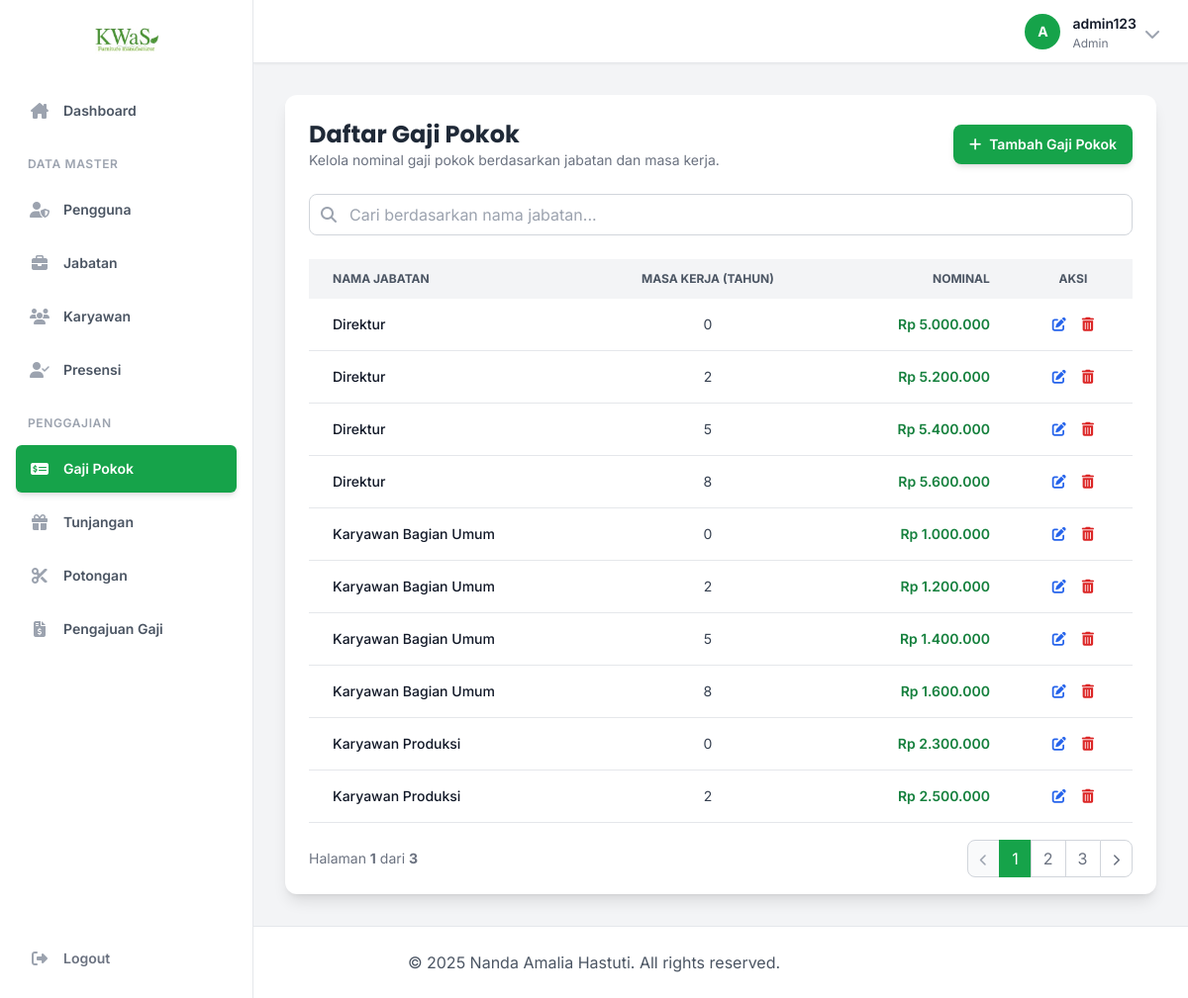
Page /pages/salary.php (signed in) on the committed database.
### tables this page shows
CREATE TABLE GAJI_POKOK (
    Id_Gapok INT AUTO_INCREMENT PRIMARY KEY,
    Id_Jabatan VARCHAR(15),
    Masa_Kerja INT,  
    Nominal DECIMAL(12,2),
    FOREIGN KEY (Id_Jabatan) REFERENCES JABATAN(Id_Jabatan) ON DELETE CASCADE
);

CREATE TABLE JABATAN (
    Id_Jabatan VARCHAR(15) PRIMARY KEY,
    Nama_Jabatan VARCHAR(50) NOT NULL,
    Pendidikan VARCHAR(20)
);

### pages/salary.php (the view, shortened to what this page needs)
<?php
require_once __DIR__ . '/../includes/functions.php';
$action = $_GET['action'] ?? 'list';
$page = isset($_GET['page']) ? (int)$_GET['page'] : 1;
$search_jabatan = $_GET['search_jabatan'] ?? '';
$records_per_page = 10;
$offset = ($page - 1) * $records_per_page;
require_once __DIR__ . '/../includes/header.php';
?>
<?php if ($action === 'list'): ?>
<div class="bg-white p-6 rounded-xl shadow-lg">
    <div class="flex flex-col sm:flex-row justify-between items-start sm:items-center mb-6 gap-4">
        <div>
            <h2 class="text-2xl font-bold text-gray-800 font-poppins">Daftar Gaji Pokok</h2>
            <p class="text-gray-500 text-sm">Kelola nominal gaji pokok berdasarkan jabatan dan masa kerja.</p>
        </div>
        <a href="salary.php?action=Tambah" class="w-full sm:w-auto bg-green-600 text-white px-4 py-2.5 rounded-lg hover:bg-green-700 text-sm font-semibold shadow-md hover:shadow-lg transition-all flex items-center justify-center">
            <i class="fa-solid fa-plus mr-2"></i>Tambah Gaji Pokok
        </a>
    </div>
    <form method="get" action="salary.php" class="mb-6">
        <div class="relative">
            <input type="text" name="search_jabatan" value="<?= e($search_jabatan) ?>" placeholder="Cari berdasarkan nama jabatan..." class="w-full pl-10 pr-4 py-2 border border-gray-300 rounded-lg focus:outline-none focus:ring-2 focus:ring-green-500">
            <div class="absolute inset-y-0 left-0 pl-3 flex items-center pointer-events-none">
            </div>
        </div>
    </form>
    <div class="overflow-x-auto">
        <table class="w-full text-sm text-left text-gray-700">
            <thead class="text-xs uppercase bg-gray-100 text-gray-600">
                <tr>
                    <th class="px-6 py-3">Nama Jabatan</th>
                    <th class="px-6 py-3 text-center">Masa Kerja (Tahun)</th>
                    <th class="px-6 py-3 text-right">Nominal</th>
                    <th class="px-6 py-3 text-center">Aksi</th>
                </tr>
            </thead>
            <tbody>
                <?php
                $count_sql = "SELECT COUNT(gp.Id_Gapok) as total FROM GAJI_POKOK gp JOIN JABATAN j ON gp.Id_Jabatan = j.Id_Jabatan WHERE j.Nama_Jabatan LIKE ?";
                $stmt_count = $conn->prepare($count_sql);
                $search_param = "%" . $search_jabatan . "%";
                $stmt_count->bind_param("s", $search_param);
                $stmt_count->execute();
                $total_records = $stmt_count->get_result()->fetch_assoc()['total'];
                $total_pages = ceil($total_records / $records_per_page);
                $sql = "SELECT gp.*, j.Nama_Jabatan FROM GAJI_POKOK gp JOIN JABATAN j ON gp.Id_Jabatan = j.Id_Jabatan WHERE j.Nama_Jabatan LIKE ? ORDER BY j.Nama_Jabatan, gp.Masa_Kerja ASC LIMIT ? OFFSET ?";
                $stmt = $conn->prepare($sql);
                $stmt->bind_param("sii", $search_param, $records_per_page, $offset);
                $stmt->execute();
                $result = $stmt->get_result();
                if($result->num_rows > 0) {
                    while ($row = $result->fetch_assoc()): ?>
                    <tr class="bg-white border-b hover:bg-gray-50 transition-colors">
                        <td class="px-6 py-4 font-medium text-gray-900"><?= e($row['Nama_Jabatan']) ?></td>
                        <td class="px-6 py-4 text-center"><?= e($row['Masa_Kerja']) ?></td>
                        <td class="px-6 py-4 text-right font-semibold text-green-700">Rp <?= number_format($row['Nominal'] ?? 0, 0, ',', '.') ?></td>
                        <td class="px-6 py-4 text-center">
                            <div class="flex items-center justify-center gap-4">
                                <a href="salary.php?action=edit&id=<?= e($row['Id_Gapok']) ?>" class="text-blue-600 hover:text-blue-800" title="Edit"><i class="fa-solid fa-pen-to-square"></i></a>
                                <a href="salary.php?action=delete&id=<?= e($row['Id_Gapok']) ?>&token=<?= e($_SESSION['csrf_token']) ?>" class="text-red-600 hover:text-red-800" onclick="return confirm('Yakin ingin menghapus data ini?')" title="Hapus"><i class="fa-solid fa-trash-alt"></i></a>
                            </div>
                        </td>
                    </tr>
                    <?php endwhile;
                } else {
                    echo '<tr><td colspan="4" class="text-center py-5 text-gray-500">Tidak ada data ditemukan.</td></tr>';
                }
                ?>
            </tbody>
        </table>
    </div>
    <?php echo generate_pagination_links($page, $total_pages, 'salary.php', ['search_jabatan' => $search_jabatan]); ?>
</div>
<?php endif; ?>
<?php
require_once __DIR__ . '/../includes/footer.php';
?>

### includes/header.php (style rules this page uses)
body { font-family: 'Inter', sans-serif; }
.font-poppins { font-family: 'Poppins', sans-serif; }
html, body { height: 100%; }
body { display: flex; flex-direction: column; }

### rows in the picture
gaji_pokok: Id_Jabatan.Nama_Jabatan "Direktur", Masa_Kerja "0", Nominal "5.000.000"
gaji_pokok: Id_Jabatan.Nama_Jabatan "Direktur", Masa_Kerja "2", Nominal "5.200.000"
gaji_pokok: Id_Jabatan.Nama_Jabatan "Direktur", Masa_Kerja "5", Nominal "5.400.000"
gaji_pokok: Id_Jabatan.Nama_Jabatan "Direktur", Masa_Kerja "8", Nominal "5.600.000"
gaji_pokok: Id_Jabatan.Nama_Jabatan "Karyawan Bagian Umum", Masa_Kerja "0", Nominal "1.000.000"
gaji_pokok: Id_Jabatan.Nama_Jabatan "Karyawan Bagian Umum", Masa_Kerja "2", Nominal "1.200.000"
gaji_pokok: Id_Jabatan.Nama_Jabatan "Karyawan Bagian Umum", Masa_Kerja "5", Nominal "1.400.000"
gaji_pokok: Id_Jabatan.Nama_Jabatan "Karyawan Bagian Umum", Masa_Kerja "8", Nominal "1.600.000"
gaji_pokok: Id_Jabatan.Nama_Jabatan "Karyawan Produksi", Masa_Kerja "0", Nominal "2.300.000"
gaji_pokok: Id_Jabatan.Nama_Jabatan "Karyawan Produksi", Masa_Kerja "2", Nominal "2.500.000"

### other values in the picture
$item['name'] "Dashboard"
$item['group'] "DATA MASTER"
$item['name'] "Pengguna"
$item['name'] "Jabatan"
$item['name'] "Karyawan"
$item['name'] "Presensi"
$item['group'] "PENGGAJIAN"
$item['name'] "Gaji Pokok"
$item['name'] "Tunjangan"
$item['name'] "Potongan"
$item['name'] "Pengajuan Gaji"
substr($current_user_name, 0, 1) "A"
$current_user_name "admin123"
$current_user_level "Admin"
$current_page "1"
